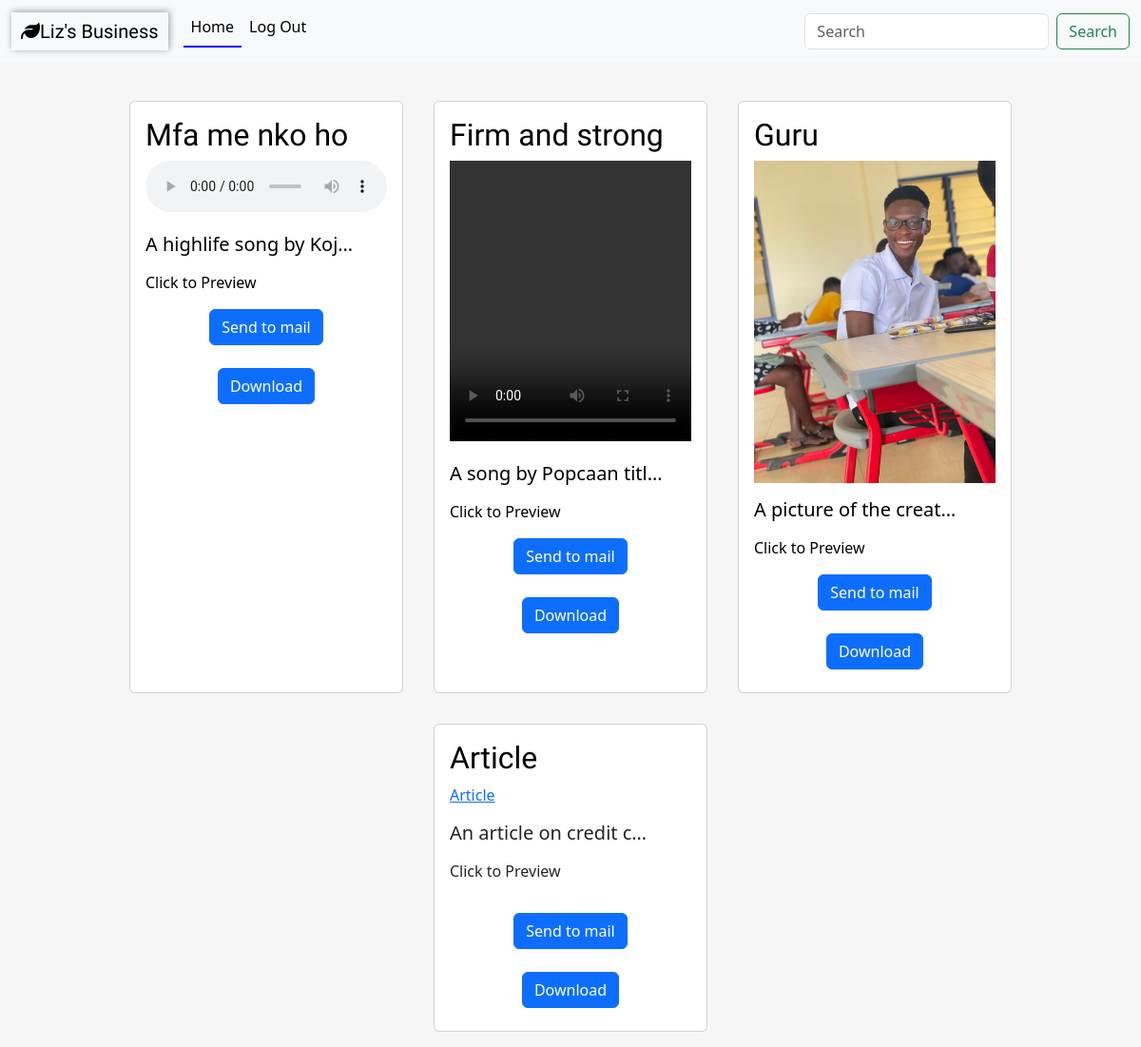
The app's page /home/ (signed in) with its own data.
### core/models.py (models this page shows, shortened)
class File(models.Model):
    filename = models.CharField(max_length=100)
    pdf = models.FileField(upload_to='media/files/', blank=True)
    audio = models.FileField(upload_to='media/files/', blank=True)
    video = models.FileField(upload_to='media/files/', blank=True)
    image = models.FileField(upload_to='media/files/', blank=True)
    description = models.TextField()
    num_downloads = models.PositiveBigIntegerField(default=0)
    num_shares = models.PositiveBigIntegerField(default=0)

### core/views.py (the view)
# urls.py: path('home/', Home.as_view(), name='home'),
class Home(LoginRequiredMixin, ListView):
    template_name = 'core/feed_page.html'
    model = File
    context_object_name = 'files'
    def get_queryset(self, **kwargs):
        query = self.request.GET.get('q')
        if query:
            feed = self.model.objects.filter(
                Q(filename__icontains=query) |
                Q(description__icontains=query)
            )
        else:
            return self.model.objects.all()
        return feed

### core/templates/core/feed_page.html (shortened to what this page needs)
{% extends 'core/base.html'%}
{% block content%}
<h1 class="text-center p-2 d-block"></h1>
<div class="div container d-flex flex-row flex-wrap justify-content-center">
    {% for file in files %}
    <a href="{% url 'feed_detail' file.id %}" class="menu">
        <div class="card m-3" style="width: 18rem;">
            <div class="card-body">
                <h2 class="card-title">{{ file.filename}}</h2>
                {% if file.pdf%}
                <a href="{{ file.pdf.url }}" target="_blank"  class="w-200 h-240 display-block" >{{ file.filename }}</a>
                {% endif %}
                {% if file.audio %}
                <audio controls class="w-100 h-70">
                    <source src="  {{ file.audio.url }} " alt="{{ file.filename}}" type="audio/wav">
                </audio>
                {% endif %}
                {% if file.video %}
                <video controls class="w-100 h-50">
                    <source src="  {{ file.video.url }} " alt="{{ file.filename}}" type="audio/wav">
                </video>
                {% endif %}
                {% if file.image %}
                <img src="{{ file.image.url }}" alt="{{ file.filename }}" class="w-100 h-80">
                {% endif %}
                <p><h5 class="card-title">{{ file.description|truncatechars:23}}</h5></p>
                <p class="card-text">Click to Preview </p>
                <div class="div container justify-content-center text-center p-2">
                    <a href="{% url 'send_page' file.id%}"  class="btn btn-primary mt-2">Send to mail</a>
                </div>
                <div class="div container justify-content-center text-center p-2">
                    <a href="{% url 'download_file' file.id%}"  download="{{file.title}}" class="btn btn-primary mt-2">Download</a>
                </div>
            </div>
        </div>
    </a>
    {% endfor %}
</div>
{%endblock%}

### core/static/core/base.css (style rules this page uses)
:root { --font1: 'Roboto Condensed', sans-serif; --font2: 'Nunito Sans', sans-serif; --font3: 'Oswald', sans-serif; --small-box-shadow: 1px -1px 7px 0 #00000061; --border: 1px solid #00000030; }
html, body { height: 100%; }
body { display: flex; flex-direction: column; font-family: var(--font2); }
h1 { font-family: var(--font3); }
h2 { font-family: var(--font3); }
.card { height: 90%; margin-top: 1rem; }
.menu { text-decoration: none; color: black; }

### records on screen
File: filename "Mfa me nko ho", description "A highlife song by Koj…"
File: filename "Firm and strong", description "A song by Popcaan titl…"
File: filename "Guru", image (picture), description "A picture of the creat…"
File: filename "Article", description "An article on credit c…"
